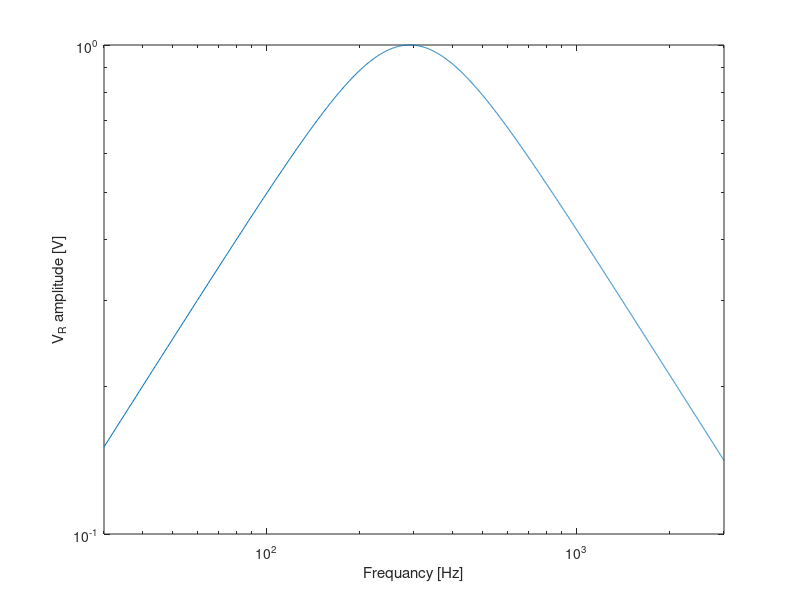
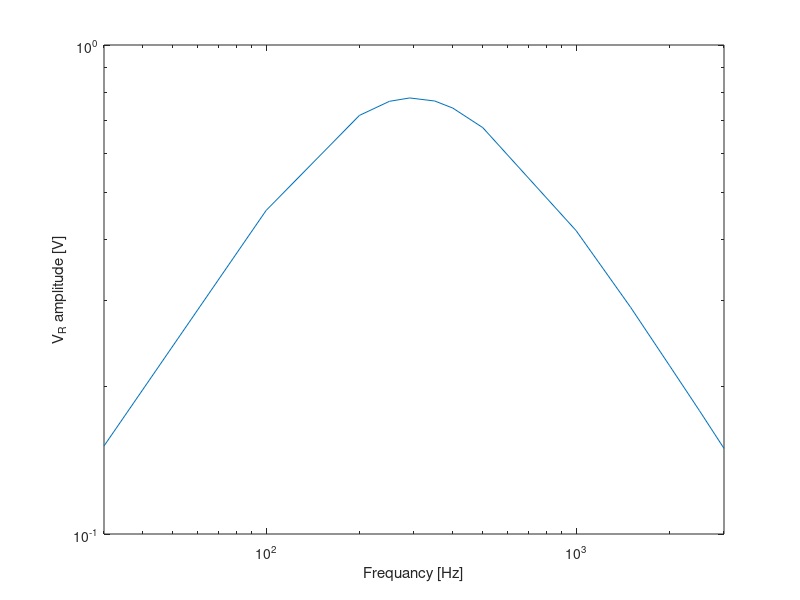

These charts were generated, in order, by the following MATLAB code: (Note: this script raises an error after producing the figures.)
%% Exp2Post4C
%% 2.1
V_0=3*sqrt(2); %V
w=600*pi;
R=800; %[OHM]
L=0.3;%[H]
C=10^-6; %[F]

V_in=3*sqrt(2)*exp(-pi*j/2);
Z_C=1/(j*w*C);
Z_L=j*w*L;
Z_R=R;
R_L=232.164;

V_R=(Z_R/(Z_R+Z_L+Z_C+R_L))*V_in; %Phasor of VR
V_L=(Z_L/(Z_R+Z_L+Z_C+R_L))*V_in; %Phasor of VL
V_C=(Z_C/(Z_R+Z_L+Z_C+R_L))*V_in; %Phasor of VC

disp(abs(V_R)); %The amplitude of VR
disp(angle(V_R)); %The phase of VR
disp(abs(V_L));
disp(angle(V_L));
disp(abs(V_C));
disp(angle(V_C));


f=[30:1:3000]; %Hz
w=2*pi*f; %rad/sec
V_R_amp=V_0*R./sqrt((w*L-1./(w*C)).^2+R^2); %Theoretical calculation
figure
loglog(f,V_R_amp/V_0);
xlabel('Frequancy [Hz]');
ylabel('V_R amplitude [V]');
xlim([30 3000]);

H=V_R_amp/V_0;
disp(max(H));


f1=[30 100 200 250 290.6 350 400 500 1000 1500 2000 2500 3000]; %The values measured in the experiment
H1=[0.15136 0.45879 0.71782 0.76712 0.77932 0.76818 0.74317 0.67774 0.41732 0.29067 0.22117 0.17873 0.14963]; %Vrms_R/Vrms_in
figure
loglog(f1,H1);
xlabel('Frequancy [Hz]');
ylabel('V_R amplitude [V]');   
xlim([30 3000]);

%% 2.2
% reading the results data from excel
info = readtable('lab2exp2.xlsx');
f = (info.F1)'; %[Hz]
% Gain for the three ressistance values
Gain_100ohm = ((info.V_out1*10^-3)./info.V_in1)';
Gain_300ohm = (info.V_out2./info.V_in2)';
Gain_10kohm = (info.V_out3./info.V_in3)';
Gain_10kohm(1)=1; %correcting a mistake in the vector
% plotting the gains vs frequncy in logarithmic scale
figure;
loglog(f,Gain_100ohm);
figure;
loglog(f,Gain_300ohm);
set(gca,'YScale','log','XScale','log')
figure;
loglog(f,Gain_10kohm);


%% 2.4
Phase=[3.2 34.9 115.2 144.7 161.9 167.7 172.6 174.3 175.2 176];
R=[10 100 500 1000 2000 3000 5000 7000 8000 100000];

figure
plot(R,Phase);
xlabel('R [Ohm]');
ylabel('phase[degree]');